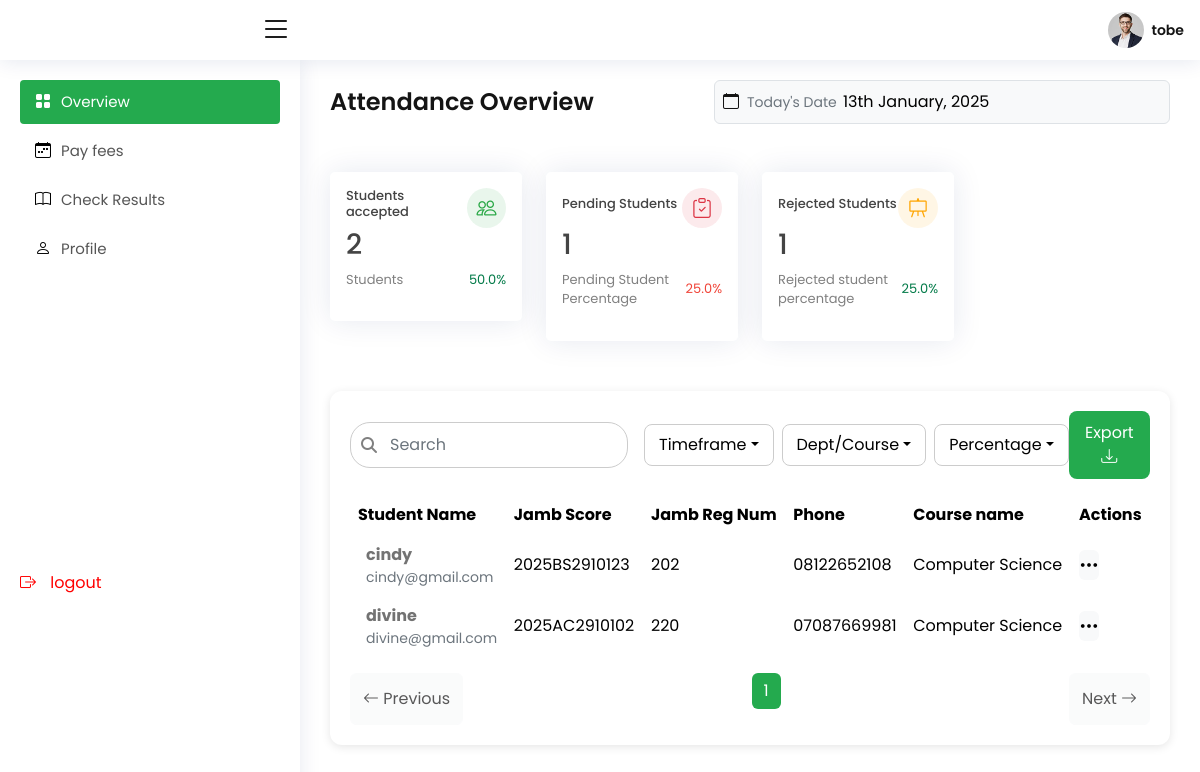
Before: /dashboard/admissions/ (signed in) with the older database file.
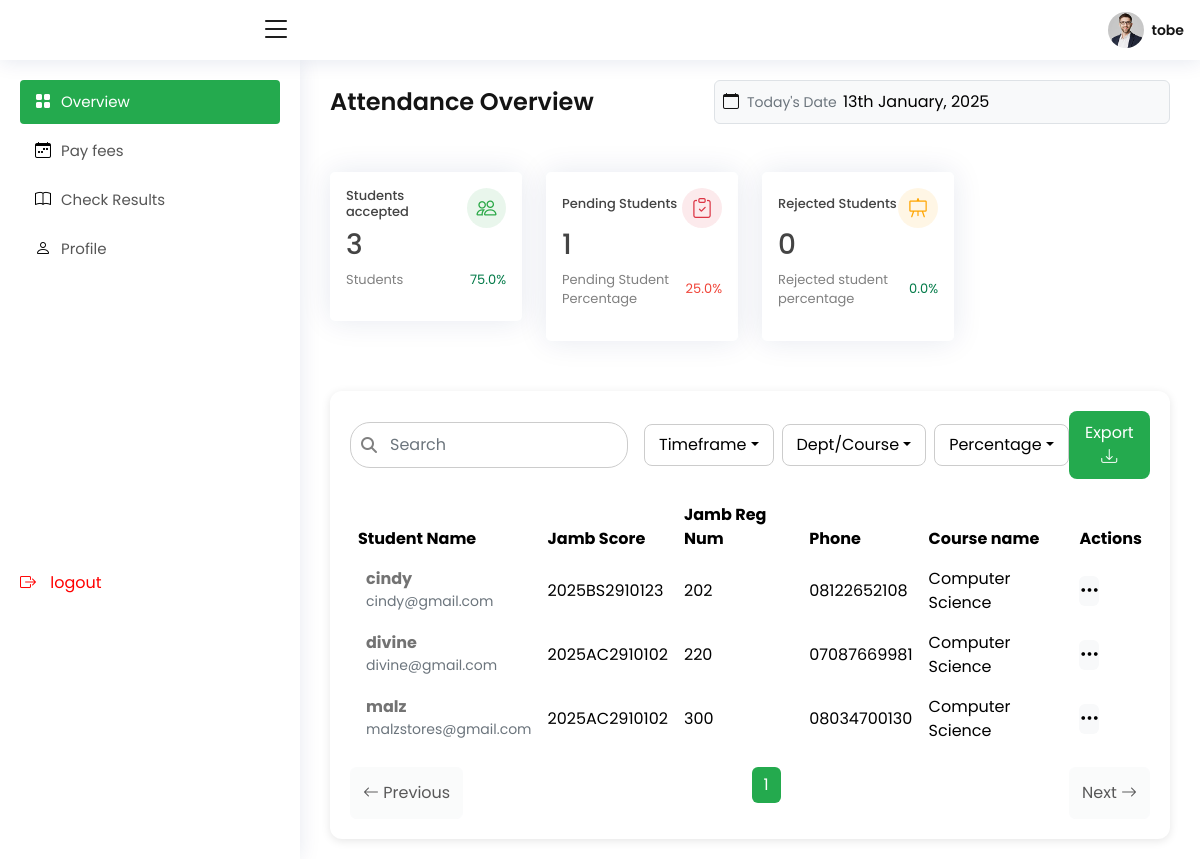
After: the same page with the newer database file.
### userauths/models.py (models this page shows, shortened)
class User(AbstractUser):
    username = models.CharField(max_length=100)
    email = models.EmailField(unique=True)
    user_type = models.CharField(max_length=10, choices=USER_TYPE_CHOICES, default='teacher')
    is_staff = models.BooleanField(default=False)
    is_superuser = models.BooleanField(default=False)
    USERNAME_FIELD = 'email'
    REQUIRED_FIELDS =['username']

### core/models.py (models this page shows, shortened)
class Application(models.Model):
    aid = ShortUUIDField(unique=True, length=10, max_length=20, alphabet="aid123" )
    full_name = models.CharField(max_length=100, null=True, blank=True)
    email = models.EmailField(unique=True)
    phone = models.CharField(max_length=20)
    jamb_reg_number = models.CharField(max_length=50)
    jamb_score = models.PositiveIntegerField()
    course = models.ForeignKey(Course, on_delete=models.SET_NULL, null=True, related_name="course")
    jamb_document = models.FileField(upload_to=user_directory_path, default='default.pdf')
    waec_document = models.FileField(upload_to=user_directory_path, default='default.pdf')
    date_applied = models.DateTimeField(auto_now_add=True)
    status = models.CharField(max_length=20, choices=CHOICES, default='Pending')

class Course(models.Model):
    name = models.CharField(max_length=100, unique=True)
    faculty = models.ForeignKey(Faculty, on_delete=models.CASCADE, related_name="courses")

### dashboard/views.py (the view)
# urls.py: path("admissions/", views.admissions, name="admissions"),
@login_required
def admissions(request):
    teacher_student = request.user.profile.faculty
    admissions = Application.objects.filter(course__faculty=teacher_student, status="Accepted")
    accepted_students_count = Application.objects.filter(status='Accepted', course__faculty=teacher_student).count()
    pending_students_count = Application.objects.filter(status='Pending', course__faculty=teacher_student).count()
    rejected_students_count = Application.objects.filter(status='Rejected', course__faculty=teacher_student).count()
    total_students_count = Application.objects.filter(course__faculty=teacher_student).count()
    if total_students_count > 0:
        rejected_percentage = (rejected_students_count / total_students_count) * 100
        pending_percentage = (pending_students_count / total_students_count) * 100
    else:
        rejected_percentage = 0
    if total_students_count > 0:
        accepted_percentage = (accepted_students_count / total_students_count) * 100
    else:
        accepted_percentage = 0
    context = {
        "admissions":admissions,
        'accepted_students_count': accepted_students_count,
        "pending_students_count": pending_students_count,
        "rejected_students_count": rejected_students_count,
        "rejected_percentage":rejected_percentage,
        "accepted_percentage":accepted_percentage,
        "pending_percentage":pending_percentage
    }
    return render(request, "dashboard/admissions.html", context)

### templates/dashboard/admissions.html (shortened to what this page needs)
{% extends "include/base.html"%}
{% block content%}
{% load static %}
{% load humanize %}
  <main id="main" class="main">
    <div class="pagetitle mb-5 d-flex justify-content-between align-items-center">
      <div>
          <h1>Attendance Overview</h1>
      </div>
      <div class="d-flex align-items-center bg-light p-2 rounded border" id="calendarTrigger">
          <i class="bi bi-calendar me-2"></i>
          <div>
              <small class="text-muted">Today's Date</small>
              <input type="text" id="datepicker" class="border-0 bg-light" value="13th January, 2025" readonly>
          </div>
      </div>
  </div>
    <div class="row g-4">
      <div class="col-md-3">
          <div class="card p-3">
              <div class="d-flex justify-content-between align-items-center">
                  <h6 class="head">Students accepted</h6>
                  <div class="icon-circle icon-green">
                      <i class="bi bi-people"></i>
                  </div>
              </div>
              <h3 class="num">{{ accepted_students_count|intcomma }}</h3>
              <p class="text-small">
                  Students
                  <span class="text-green"> {{accepted_percentage|floatformat:1}}%</span>
              </p>
          </div>
      </div>
      <div class="col-md-3">
          <div class="card p-3">
              <div class="d-flex justify-content-between align-items-center">
                  <h6 class="head">Pending Students</h6>
                  <div class="icon-circle icon-red">
                      <i class="bi bi-clipboard-check"></i>
                  </div>
              </div>
              <h3 class="num">{{pending_students_count|intcomma}}</h3>
              <p class="text-small">
                  Pending Student Percentage
                  <span class="text-red"> {{ pending_percentage|floatformat:1 }}%</span>
              </p>
          </div>
      </div>
      <div class="col-md-3">
          <div class="card p-3">
              <div class="d-flex justify-content-between align-items-center">
                  <h6 class="head">Rejected Students</h6>
                  <div class="icon-circle icon-orange">
                      <i class="bi bi-easel"></i>
                  </div>
              </div>
              <h3 class="num">{{rejected_students_count|intcomma}}</h3>
              <p class="text-small">
                  Rejected student percentage
                  <span class="text-green"> {{ rejected_percentage|floatformat:1 }}%</span>
              </p>
          </div>
      </div>
    <div class="container">
      <div class="table-container">
          <div class="d-flex justify-content-between align-items-center mb-3">
            <div class="search-bar me-3">
              <i class="fas fa-search me-2"></i>
              <input type="text" id="searchInput" class="form-control me-2 search-input" placeholder="Search">
            </div>
              <div class="d-flex gap-2">
                  <button class="dropdown-toggle togo">Timeframe</button>
                  <button class="dropdown-toggle togo">Dept/Course</button>
                  <button class="dropdown-toggle togo">Percentage</button>
              </div>
              <button class="btn-download">Export <i class="bi bi-download"></i></button>
          </div>
          <div class="table-responsive">
            <table class="table table-borderless align-middle">
                <thead>
                    <tr>
                        <th>Student Name</th>
                        <th>Jamb Score</th>
                        <th>Jamb Reg Num</th>
                        <th>Phone</th>
                        <th>Course name</th>
                        <th>Actions</th>
                    </tr>
                </thead>
                <tbody id="tableBody">
                    {% for student in admissions %}
                    <tr>
                      <td class="d-flex align-items-center gap-2">
                        <a href="view-student.html">
                          <div class="text-container">
                              <span class="fw-bold">{{student.full_name}}</span>
                              <small class="text-muted d-block">{{student.email}}</small>
                            </a>
                    </td>
                        <td>{{student.jamb_reg_number}}</td>
                        <td>{{student.jamb_score}}</td>
                        <td>{{student.phone}}</td>
                        <td>{{ student.course.name }}</td>
                        <td>
                            <div class="dropdown">
                                <button class="btn btn-light border-0 p-0" type="button" data-bs-toggle="dropdown" aria-expanded="false">
                                    <i class="bi bi-three-dots fs-5"></i>
                                </button>
                            </div>
                        </td>
                    </tr>
                    {%endfor%}
                </tbody>
            </table>
            <div class="d-flex justify-content-between">
              <button class="btn btn-light" id="prevPage"><i class="bi bi-arrow-left"></i> Previous</button>
              <nav>
                  <ul class="pagination" id="pagination"></ul>
              </nav>
              <button class="btn btn-light" id="nextPage">Next <i class="bi bi-arrow-right"></i></button>
          </div>
          </div>
      </div>
    </div>
  </div>
  </main>
 {% endblock content %}

### templates/include/base.html (shortened to what this page needs)
{% load static %}
<!DOCTYPE html>
<html lang="en">
<head>
  <link href="{% static 'asset/vendor/bootstrap/css/bootstrap.min.css' %}" rel="stylesheet">
  <link href="{% static 'asset/vendor/bootstrap-icons/bootstrap-icons.css' %}" rel="stylesheet">
  <link href="{% static 'asset/vendor/boxicons/css/boxicons.min.css' %}" rel="stylesheet">
  <link href="{% static 'asset/vendor/quill/quill.snow.css' %}" rel="stylesheet">
  <link href="{% static 'asset/vendor/quill/quill.bubble.css' %}" rel="stylesheet">
  <link href="{% static 'asset/vendor/remixicon/remixicon.css' %}" rel="stylesheet">
  <link href="{% static 'asset/vendor/simple-datatables/style.css' %}" rel="stylesheet">
  <link rel="stylesheet" href="https://cdnjs.cloudflare.com/ajax/libs/font-awesome/6.4.2/css/all.min.css">
  <link rel="stylesheet" href="https://cdn.jsdelivr.net/npm/flatpickr/dist/flatpickr.min.css">
  <link href="{% static 'asset/css/style.css' %}" rel="stylesheet">
</head>
<body>
  <header id="header" class="header fixed-top d-flex align-items-center">
    <div class="d-flex align-items-center justify-content-between">
    </div>
    <i class="bi bi-list toggle-sidebar-btn"></i>
    <nav class="header-nav ms-auto">
      <ul class="d-flex align-items-center">
        <li class="nav-item dropdown pe-3">
          <a
            class="nav-link nav-profile d-flex align-items-center pe-0"
            href="{% url 'dashboard:profile' %}"
            data-bs-toggle="dropdown"
          >
            <img
              src="{% static 'asset/img/profile-img.jpg' %}"
              alt="Profile"
              class="rounded-circle"
            />
            <span class="d-none d-md-block ps-2"
              >{{request.user.username}}</span
            > </a
          >
        </li>
      </ul>
    </nav>
  </header>
  <aside id="sidebar" class="sidebar">
    <ul class="sidebar-nav" id="sidebar-nav">
      {% if request.user_type == 'teacher'%}
      <li class="nav-item">
        <a class="nav-link" href="{% url 'dashboard:dashboard'%}">
          <i class="bi bi-grid-fill"></i>
          <span>Overview</span>
        </a>
      </li>
      {% else %}
      <li class="nav-item">
        <a class="nav-link" href="{% url 'dashboard:stu_dashboard'%}">
          <i class="bi bi-grid-fill"></i>
          <span>Overview</span>
        </a>
      </li>
      {% endif %}
      {% if request.user.user_type == 'teacher'%}
      <li class="nav-item">
        <a class="nav-link collapsed" href="{% url 'dashboard:admissions'%}">
          <i class="bi bi-calendar-week"></i>
          <span>Admissions</span>
        </a>
      </li>
      {% else %}
      <li class="nav-item">
        <a class="nav-link collapsed" href="{% url 'dashboard:pay_fees'%}">
          <i class="bi bi-calendar-week"></i>
          <span>Pay fees</span>
        </a>
      </li>
      {% endif %}
    {% if request.user.user_type == 'teacher'%}
      <li class="nav-item">
        <a class="nav-link collapsed" href="{% url 'dashboard:results' %}">
          <i class="bi bi-mortarboard-fill"></i>
          <span>Results</span>
        </a>
      </li>
      {% else %}
      <li class="nav-item">
        <a class="nav-link collapsed" href="{% url 'dashboard:check_result' %}">
          <i class="bi bi-book"></i>
          <span>Check Results</span>
        </a>
      </li>
      {% endif %}
      <li class="nav-item">
      <a class="nav-link collapsed" href="{% url 'dashboard:profile' %}">
          <i class="bi bi-person"></i>
          <span>Profile</span>
        </a>
      </li>
      <li class="nav-items">
        <a class="nav-links collapsed" href="{% url 'userauths:logout' %}">
          <i class="bi bi-box-arrow-right"></i>
          <span>logout</span>
        </a>
      </li>
    </ul>
  </aside>
  {% block content %}
  {% endblock content %}
</body>
</html>

### static/asset/css/style.css (style rules this page uses)
:root { scroll-behavior: smooth; }
body { font-family: 'Poppins', sans-serif; background: #fff; color: #444444; }
a { color: #4154f1; text-decoration: none; }
h1, h2, h3, h4, h5, h6 { font-family: 'Poppins', sans-serif; }
.head { font-size: 13px; font-weight: 500; }
#main { margin-top: 60px; padding: 20px 30px; transition: all 0.3s; }
.pagetitle { margin-bottom: 10px; color: #141414; }
.pagetitle h1 { font-size: 24px; margin-bottom: 0; font-weight: 600; color: #141414; font-family: 'Poppins', sans-serif; }
.card { margin-bottom: 30px; border: none; border-radius: 5px; box-shadow: 0px 0 30px rgba(1, 41, 112, 0.1); }
.icon-circle { width: 40px; height: 40px; display: flex; align-items: center; justify-content: center; border-radius: 50%; font-size: 20px; }
.text-small { font-size: 13px; color: gray; display: flex; align-items: center; justify-content: space-between; font-family: 'Poppins', sans-serif; }
.text-green { color: #027A48; }
.text-red { color: #F04438; }
.icon-green { background-color: rgba(40, 167, 69, 0.1); color: #28a745; }
.icon-red { background-color: rgba(220, 53, 69, 0.1); color: #dc3545; }
.icon-orange { background-color: rgba(255, 165, 0, 0.1); color: orange; }
.header { transition: all 0.5s; z-index: 997; height: 60px; box-shadow: 0px 2px 20px rgba(1, 41, 112, 0.1); background-color: #fff; padding-left: 20px; }
.header div { background: #fff; padding-left: -10px; height: 60px; width: 250px; margin-left: -20px; padding:10px; }
.header .toggle-sidebar-btn { font-size: 32px; padding-left: 10px; cursor: pointer; color: #141414; }
.header-nav ul { list-style: none; }
.header-nav>ul { margin: 0; padding: 0; }
.header-nav .nav-profile { color: #012970; }
.header-nav .nav-profile img { max-height: 36px; }
.header-nav .nav-profile span { font-size: 14px; font-weight: 600; }
.ps-2 { color: #141414; }
.sidebar { position: fixed; top: 60px; left: 0; bottom: 0; width: 300px; z-index: 996; transition: all 0.3s; padding: 20px; overflow-y: auto; scrollbar-width: thin; scrollbar-color: #aab7cf transparent; box-shadow: 0px 0px 20px rgba(1, 41, 112, 0.1); background-color: #fff; ; }
@media (min-width: 1200px) { #main, #footer { margin-left: 300px; } }
.sidebar-nav { padding: 0; margin: 0; list-style: none; }
.sidebar-nav li { padding: 0; margin: 0; list-style: none; }
.sidebar-nav .nav-item { margin-bottom: 5px; }
.sidebar-nav .nav-items { margin-top: 300px; }
.sidebar-nav .nav-items a { color: red; }
.sidebar-nav .nav-links i { font-size: 16px; margin-right: 10px; color: red; font-weight: bold; }
.sidebar-nav .nav-link { display: flex; align-items: center; font-size: 15px; color: #fff; transition: 0.3; background: #24AA4E; padding: 10px 15px; border-radius: 4px; }
.sidebar-nav .nav-link i { font-size: 16px; margin-right: 10px; color: #fff; }
.sidebar-nav .nav-link.collapsed { color: #565656; background: #fff; }
.sidebar-nav .nav-link.collapsed i { color: #000; }

### templates/dashboard/admissions.html (style rules this page uses)
.table-container { background: #fff; padding: 20px; border-radius: 12px; box-shadow: 0 2px 10px rgba(0, 0, 0, 0.1); margin-top: 20px; }
.table { color: white; }
.table thead { background: #fff; color: #000; }
.table tbody tr { background: #fff; color: #000; }
.table tbody td a { color: #737373; }
.togo { background: #fff; color: #000; border: 1px solid #ccc; padding: 8px 14px; border-radius: 8px; }
.btn-download { background: #24AA4E; color: #fff; border: none; padding: 10px 16px; border-radius: 8px; }
.search-bar { display: flex; align-items: center; border: 1px solid #ccc; border-radius: 20px; padding: 5px 10px; background-color: white; }
.search-bar input { border: none; outline: none; flex-grow: 1; padding: 5px; }
.search-bar i { color: gray; }

Changed rows visible on the page:
added Application: full_name "malz", email "malzstores@gmail.com", jamb_reg_number "2025AC2910102", jamb_score "300", phone "08034700130", course.name "Computer Science"
Other visible differences:
{{ accepted_students_count|intcomma }}: "2" → "3"
{{ accepted_percentage|floatformat:1 }}: "50.0" → "75.0"
{{ rejected_students_count|intcomma }}: "1" → "0"
{{ rejected_percentage|floatformat:1 }}: "25.0" → "0.0"
